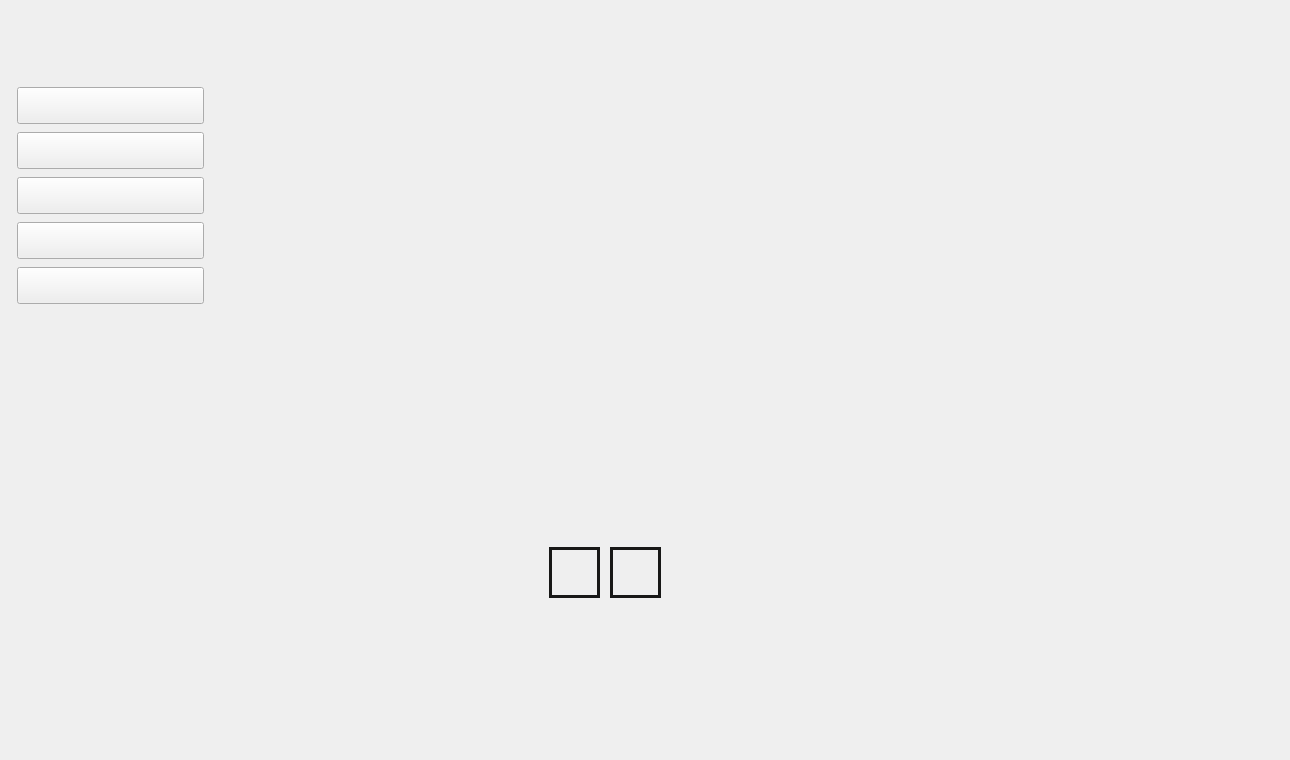
    <widget class="QWidget" name="Playlist">
     <widget class="QPushButton" name="BtnSiguientePL">
      <property name="enabled">
       <bool>false</bool>
      </property>
      <property name="geometry">
       <rect>
        <x>610</x>
        <y>547</y>
        <width>51</width>
        <height>51</height>
       </rect>
      </property>
      <property name="styleSheet">
       <string notr="true">background-image: url(:/Imagenes/btnNext.png);
    border: 3px solid;
border-color: rgb(24, 24, 23);</string>
      </property>
      <property name="text">
       <string/>
      </property>
      <property name="iconSize">
       <size>
        <width>20</width>
        <height>10</height>
       </size>
      </property>
     </widget>
     <widget class="QPushButton" name="BtnAtrasPL">
      <property name="enabled">
       <bool>false</bool>
      </property>
      <property name="geometry">
       <rect>
        <x>549</x>
        <y>547</y>
        <width>51</width>
        <height>51</height>
       </rect>
      </property>
      <property name="styleSheet">
       <string notr="true">background-image: url(:/Imagenes/btnAtras.png);
    border: 3px solid;
border-color: rgb(24, 24, 23);</string>
      </property>
      <property name="text">
       <string/>
      </property>
      <property name="iconSize">
       <size>
        <width>20</width>
        <height>10</height>
       </size>
      </property>
     </widget>
     <widget class="QPushButton" name="BtnInicioPL">
      <property name="enabled">
       <bool>true</bool>
      </property>
      <property name="geometry">
       <rect>
        <x>17</x>
        <y>87</y>
        <width>187</width>
        <height>37</height>
       </rect>
      </property>
      <property name="styleSheet">
       <string notr="true">background-image: url(:/Imagenes/btnInicio.png);</string>
      </property>
      <property name="text">
       <string/>
      </property>
     </widget>
     <widget class="QPushButton" name="BtnCancionPL">
      <property name="enabled">
       <bool>true</bool>
      </property>
      <property name="geometry">
       <rect>
        <x>17</x>
        <y>132</y>
        <width>187</width>
        <height>37</height>
       </rect>
      </property>
      <property name="styleSheet">
       <string notr="true">background-image: url(:/Imagenes/btnInicio.png);
background-image: url(:/Imagenes/btnCanciones.png);</string>
      </property>
      <property name="text">
       <string/>
      </property>
     </widget>
     <widget class="QPushButton" name="BtnAmigoPL">
      <property name="enabled">
       <bool>true</bool>
      </property>
      <property name="geometry">
       <rect>
        <x>17</x>
        <y>177</y>
        <width>187</width>
        <height>37</height>
       </rect>
      </property>
      <property name="styleSheet">
       <string notr="true">background-image: url(:/Imagenes/btnInicio.png);
background-image: url(:/Imagenes/btnAmigos.png);</string>
      </property>
      <property name="text">
       <string/>
      </property>
     </widget>
     <widget class="QPushButton" name="BtnPlaylistPL">
      <property name="enabled">
       <bool>true</bool>
      </property>
      <property name="geometry">
       <rect>
        <x>17</x>
        <y>222</y>
        <width>187</width>
        <height>37</height>
       </rect>
      </property>
      <property name="styleSheet">
       <string notr="true">background-image: url(:/Imagenes/btnInicio.png);
background-image: url(:/Imagenes/btnPlaylistR.png);</string>
      </property>
      <property name="text">
       <string/>
      </property>
     </widget>
     <widget class="QPushButton" name="BtnArtistaPL">
      <property name="enabled">
       <bool>true</bool>
      </property>
      <property name="geometry">
       <rect>
        <x>17</x>
        <y>267</y>
        <width>187</width>
        <height>37</height>
       </rect>
      </property>
      <property name="styleSheet">
       <string notr="true">background-image: url(:/Imagenes/btnFavoritos.png);</string>
      </property>
      <property name="text">
       <string/>
      </property>
     </widget>
     <widget class="QLabel" name="MuestraPlaylist">
      <property name="geometry">
       <rect>
        <x>720</x>
        <y>110</y>
        <width>521</width>
        <height>481</height>
       </rect>
      </property>
      <property name="styleSheet">
       <string notr="true">background-image: url(:/Imagenes/fondolbl.png);
font: 12pt &quot;Roboto Bk&quot;;
color: rgb(255, 255, 255);</string>
      </property>
      <property name="text">
       <string/>
      </property>
      <property name="alignment">
       <set>Qt::AlignLeading|Qt::AlignLeft|Qt::AlignTop</set>
      </property>
     </widget>
     <widget class="QLabel" name="MuestraCancionPL">
      <property name="geometry">
       <rect>
        <x>244</x>
        <y>552</y>
        <width>271</width>
        <height>51</height>
       </rect>
      </property>
      <property name="styleSheet">
       <string notr="true">background-image: url(:/Imagenes/fondolbl.png);
font: 10pt &quot;Roboto Bk&quot;;
color: rgb(255, 255, 255);</string>
      </property>
      <property name="text">
       <string/>
      </property>
     </widget>
     <widget class="QLabel" name="MuestraCancionPL_2">
      <property name="geometry">
       <rect>
        <x>310</x>
        <y>644</y>
        <width>85</width>
        <height>55</height>
       </rect>
      </property>
      <property name="styleSheet">
       <string notr="true">background-image: url(:/Imagenes/fondolbl.png);
font: 6pt &quot;Roboto Bk&quot;;
color: rgb(255, 255, 255);</string>
      </property>
      <property name="text">
       <string/>
      </property>
     </widget>
     <widget class="QLabel" name="FondoPlaylist">
      <property name="geometry">
       <rect>
        <x>0</x>
        <y>0</y>
        <width>1281</width>
        <height>751</height>
       </rect>
      </property>
      <property name="styleSheet">
       <string notr="true">background-image: url(:/Imagenes/FondoPlaylist.png);</string>
      </property>
      <property name="text">
       <string/>
      </property>
     </widget>
     <zorder>FondoPlaylist</zorder>
     <zorder>BtnSiguientePL</zorder>
     <zorder>BtnAtrasPL</zorder>
     <zorder>BtnInicioPL</zorder>
     <zorder>BtnCancionPL</zorder>
     <zorder>BtnAmigoPL</zorder>
     <zorder>BtnPlaylistPL</zorder>
     <zorder>BtnArtistaPL</zorder>
     <zorder>MuestraPlaylist</zorder>
     <zorder>MuestraCancionPL</zorder>
     <zorder>MuestraCancionPL_2</zorder>
    </widget>
